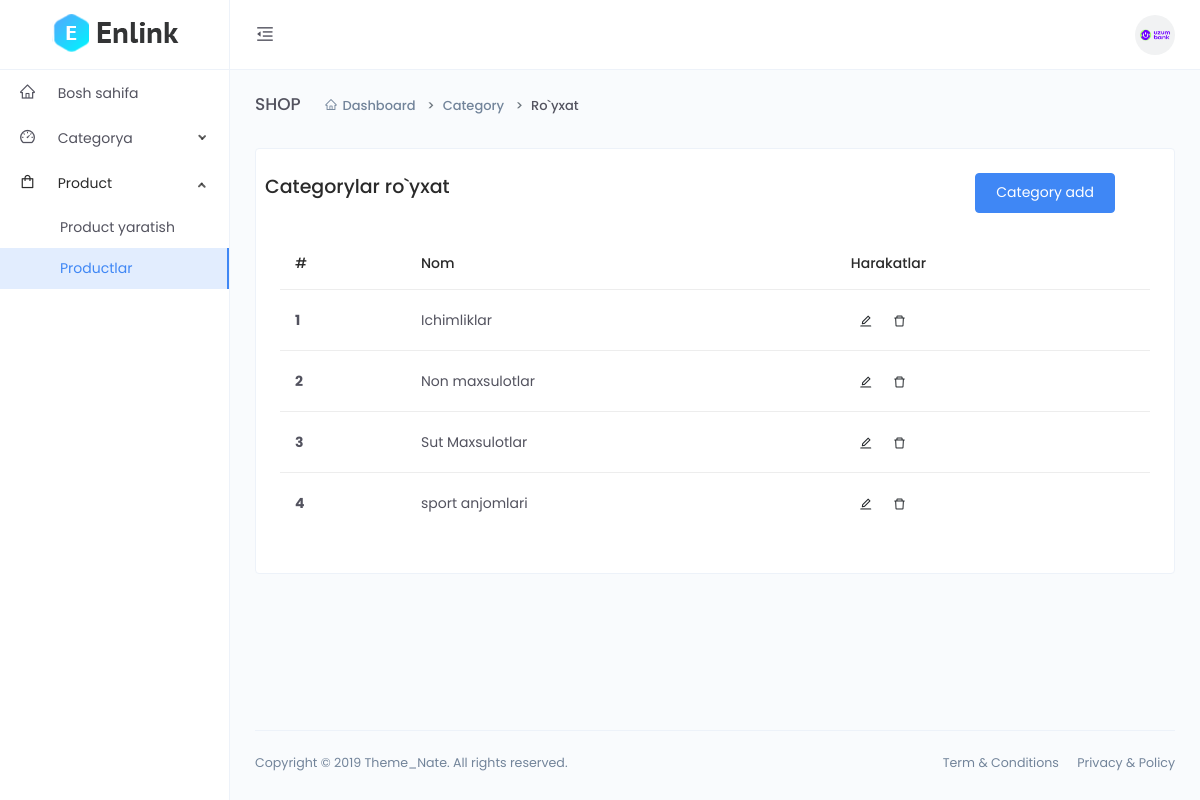
Before: /dashboard/category-list/ with the older database file.
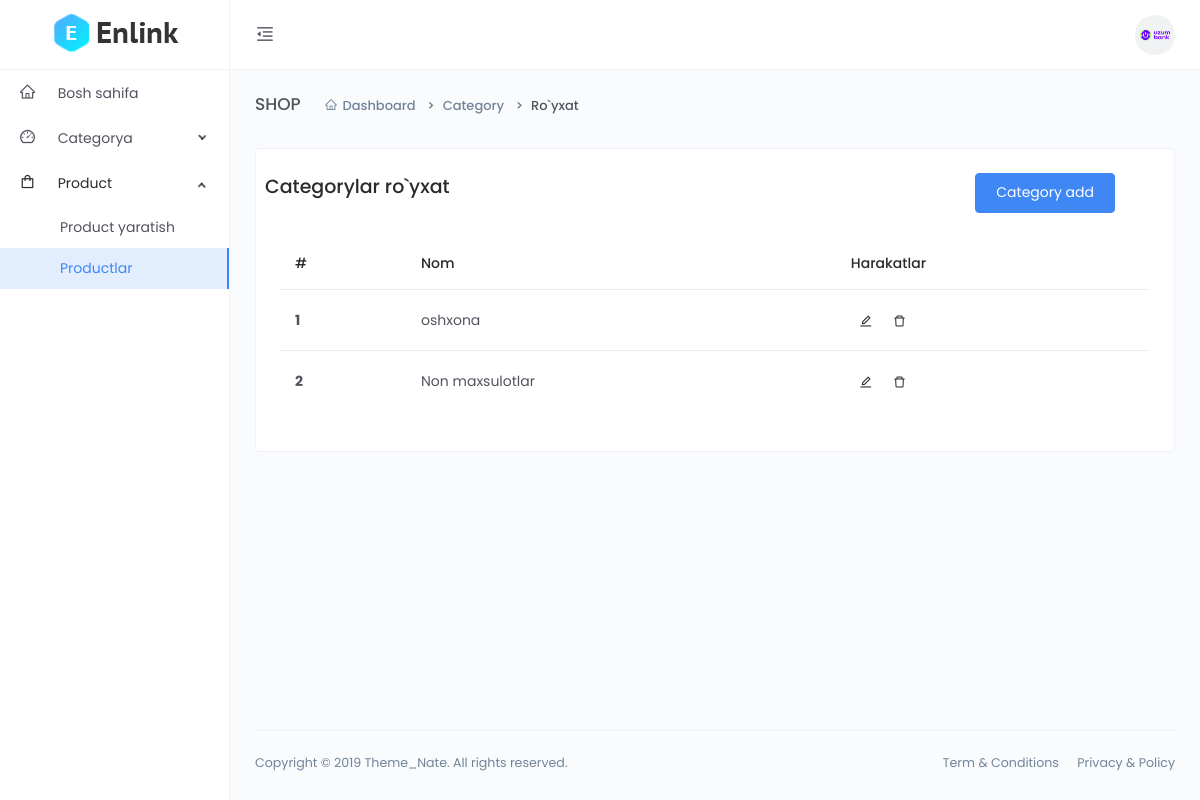
After: the same page with the newer database file.
### main/models.py (models this page shows, shortened)
class Category(models.Model):
    name = models.CharField(max_length=255, unique=True)

### main/dashboard/views.py (the view)
# urls.py: path('category-list/', views.category_list, name='category_list'),
def category_list(request):
    queryset = models.Category.objects.all()
    context = {
        'queryset': queryset
    }
    return render(request, 'dashboard/category/list.html', context)

### templates/dashboard/category/list.html (shortened to what this page needs)
{% extends 'dashboard/base.html' %}
{% block content %}
<div class="main-content">
    <div class="page-header">
        <h2 class="header-title">SHOP</h2>
        <div class="header-sub-title">
            <nav class="breadcrumb breadcrumb-dash">
                <a href="#" class="breadcrumb-item"><i class="anticon anticon-home m-r-5"></i>Dashboard</a>
                <a class="breadcrumb-item" href="#">Category</a>
                <span class="breadcrumb-item active">Ro`yxat</span>
            </nav>
        </div>
    </div>
    <div class="card">
        <div class="card-body">
            <div class="row d-flex justify-content-between">
                <h4 style="display: inline-block;">Categorylar ro`yxat</h4>
                <a href="{% url 'dashboard:category_create' %}" style="display: inline-block; margin-right: 50px;"> <button type="button" class="btn btn-primary" style="z-index: 2;">Category add</button> </a>
            </div>
            <div class="m-t-25">
                <div class="table-responsive">
                    <table class="table">
                        <thead>
                            <tr>
                                <th scope="col">#</th>
                                <th scope="col">Nom</th>
                                <th scope="col">Harakatlar</th>
                            </tr>
                        </thead>
                        <tbody>
                            {% for q in queryset %}
                            <tr>
                                <th scope="row">{{forloop.counter}}</th>
                                <td>{{q.name}}</td>
                                    <td>
                                        <button class="btn btn-icon btn-hover btn-sm btn-rounded pull-right" data-toggle="modal" data-target="#exampleModalupdate{{forloop.counter}}">
                                            <a></a><i class="anticon anticon-edit"></i>
                                        </button>
                                        <button class="btn btn-icon btn-hover btn-sm btn-rounded" data-toggle="modal" data-target="#exampleModaldelete{{forloop.counter}}">
                                            <a></a><i class="anticon anticon-delete"></i>
                                        </button>
                                    </td>
                            </tr>
                            {% endfor %}
                        </tbody>
                    </table>
                </div>
            </div>
        </div>
    </div>
</div>
{% endblock %}

Changed rows visible on the page:
removed Category: name "Ichimliklar"
removed Category: name "Sut Maxsulotlar"
removed Category: name "sport anjomlari"
added Category: name "oshxona"
